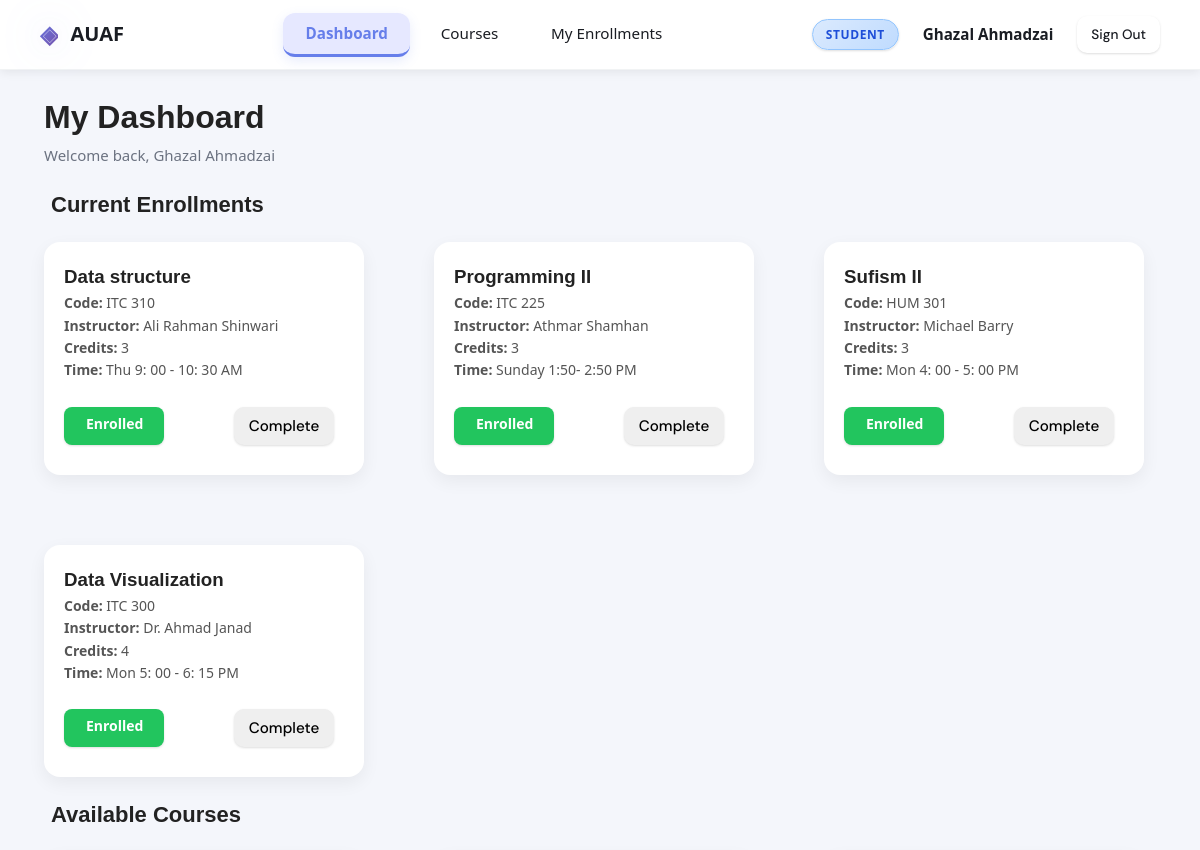
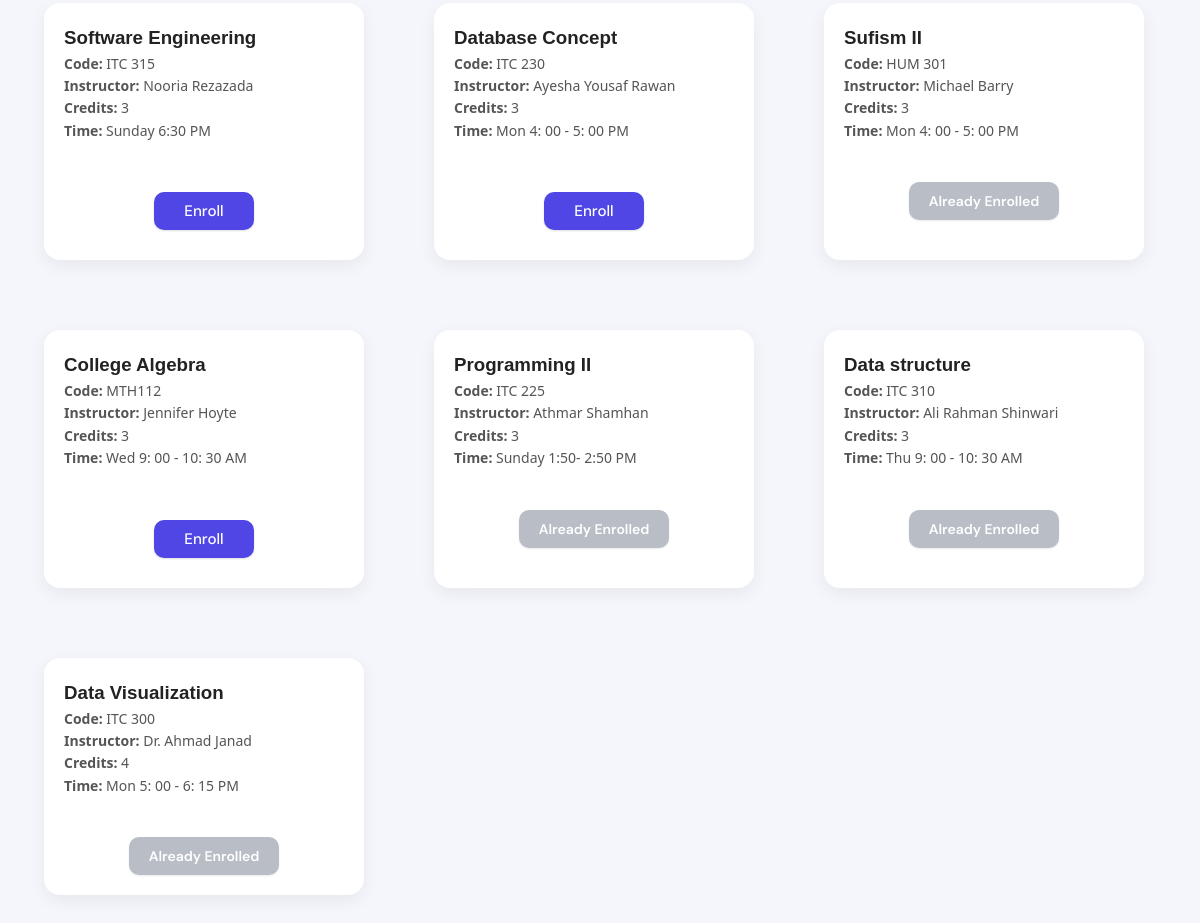
Screenshot of /student-dashboard (signed in) with the database file from the repository (2 pictures, top to bottom).
### tables this page shows
CREATE TABLE students (
    id INTEGER PRIMARY KEY AUTOINCREMENT,
    user_id INTEGER,
    full_name TEXT,
    department TEXT,
    FOREIGN KEY(user_id) REFERENCES users(id)
);

CREATE TABLE enrollments (
    id INTEGER PRIMARY KEY AUTOINCREMENT,
    student_id INTEGER,
    course_id INTEGER,
    status TEXT,
    FOREIGN KEY(student_id) REFERENCES students(id),
    FOREIGN KEY(course_id) REFERENCES courses(id)
);

CREATE TABLE courses (
    id INTEGER PRIMARY KEY AUTOINCREMENT,
    course_name TEXT,
    instructor TEXT,
    credits INTEGER,
    schedule TEXT,
    department TEXT,
    capacity INTEGER
, course_code TEXT, description TEXT);

### routes/main_routes.py (the view)
@main_bp.route("/student-dashboard")
def student_dashboard():
    if "username" not in session:
        return redirect(url_for("auth.login"))
    if session.get("role") != "student":
        return redirect(url_for("main.dashboard"))
    conn = get_db_connection()
    student = conn.execute("""
        SELECT * FROM students
        WHERE user_id = ?
    """, (session.get("user_id"),)).fetchone()
    if not student:
        conn.close()
        return "Student profile not found"
    student_id = student["id"]
    enrolled_courses = conn.execute("""
        SELECT
            c.id,
            c.course_name,
            c.course_code,
            c.instructor,
            c.credits,
            c.schedule,
            e.status
        FROM courses c
        JOIN enrollments e ON c.id = e.course_id
        WHERE e.student_id = ?
        AND e.status = 'enrolled'
    """, (student_id,)).fetchall()
    all_courses = conn.execute("""
        SELECT * FROM courses
    """).fetchall()
    conn.close()
    active_tab = request.args.get("tab", "enrolled")
    return render_template(
        "main/student_dashboard.html",
        student=student,
        enrolled_courses=enrolled_courses,
        all_courses=all_courses,
        active_tab=active_tab,
    )

### app.py (called while the page is built)
@app.context_processor
def inject_globals():
    return {"current_user": CurrentUser()}

    @property
    def is_authenticated(self):
        return "username" in session

    @property
    def is_admin(self):
        return session.get("role") == "admin"

    @property
    def full_name(self):
        return session.get("full_name") or session.get("username") or "User"

### helpers/db.py (called while the page is built)
def get_db_connection():
    import os
    db_path = os.path.join(os.path.dirname(os.path.dirname(__file__)), "database.db")
    conn = sqlite3.connect(db_path)
    conn.row_factory = sqlite3.Row
    return conn

### templates/main/student_dashboard.html
{% extends "base.html" %}
{% block content %}
<div class="student-dashboard">
<div class="page-header" style="display:flex; justify-content:space-between; align-items:center;">
  <div>
    <h1>My Dashboard</h1>
    <p>Welcome back, {{ student.full_name }}</p>
  </div>
</div>
<h2 class="current-title">Current Enrollments</h2>
<div class="card-grid">
  {% if enrolled_courses %}
    {% for c in enrolled_courses %}
    <div class="card">
      <h3>{{ c.course_name }}</h3>
      <p><b>Code:</b> {{ c.course_code }}</p>
      <p><b>Instructor:</b> {{ c.instructor }}</p>
      <p><b>Credits:</b> {{ c.credits }}</p>
      <p><b>Time:</b> {{ c.schedule }}</p>
      <div class="enrollment-actions">
  {% if c.status == "completed" %}
    <button class="btn btn-secondary" disabled>Completed</button>
  {% else %}
    <span class="badge">Enrolled</span>
    <form method="POST" action="{{ url_for('enrollment.complete', course_id=c.id) }}">
      <button class="btn btn-complete">Complete</button>
    </form>
  {% endif %}
</div>
    </div>
    {% endfor %}
  {% else %}
    <p>No current enrollments.</p>
  {% endif %}
</div>
<h2 class="current-title">Available Courses</h2>
{% set enrolled_ids = enrolled_courses | map(attribute='id') | list %}
<div class="card-grid">
  {% for c in all_courses %}
  <div class="card">
    <h3>{{ c.course_name }}</h3>
    <p><b>Code:</b> {{ c.course_code }}</p>
    <p><b>Instructor:</b> {{ c.instructor }}</p>
    <p><b>Credits:</b> {{ c.credits }}</p>
    <p><b>Time:</b> {{ c.schedule }}</p>
    {% if c.id in enrolled_ids %}
      <button class="btn btn-secondary" disabled>Already Enrolled</button>
    {% else %}
      <form method="POST" action="{{ url_for('enrollment.enroll', course_id=c.id) }}">
        <button class="btn btn-primary">Enroll</button>
      </form>
    {% endif %}
  </div>
  {% endfor %}
</div>
</div>
{% endblock %}

### templates/base.html (shortened to what this page needs)
<!DOCTYPE html>
<html lang="en">
<head>
  <link rel="stylesheet" href="{{ url_for('static', filename='css/main.css') }}" />
</head>
<body>
{% if current_user.is_authenticated %}
<nav class="navbar">
  <a class="navbar-brand" href="{{ url_for('main.dashboard') }}">
    <span class="brand-icon">◈</span> AUAF
  </a>
  <ul class="nav-links">
    <li>
<a href="{{ url_for('main.dashboard') }}"
class="{% if request.blueprint == 'main' %}active{% endif %}">
Dashboard
</a>
</li>
    <li><a href="{{ url_for('courses.list_courses') }}" class="{% if request.blueprint == 'courses' %}active{% endif %}">Courses</a></li>
    {% if current_user.is_admin %}
    <li><a href="{{ url_for('students.list_students') }}" class="{% if request.blueprint == 'students' %}active{% endif %}">Students</a></li>
    {% else %}
    <li><a href="{{ url_for('enrollment.history') }}" class="{% if request.endpoint == 'enrollment.history' or request.blueprint == 'enrollment' %}active{% endif %}">My Enrollments</a></li>
    {% endif %}
  </ul>
  <div class="nav-user">
    <span class="user-badge {{ 'badge-admin' if current_user.is_admin else 'badge-student' }}">
      {{ 'Admin' if current_user.is_admin else 'Student' }}
    </span>
    <span class="username">
  {{ 'System Administrator' if current_user.is_admin else current_user.full_name }}
</span>
    <a href="{{ url_for('auth.logout') }}" class="btn btn-ghost btn-sm">Sign Out</a>
  </div>
</nav>
{% endif %}
<main class="main-content">
  <div class="container">
    {% block content %}{% endblock %}
  </div>
</main>
</body>
</html>

### rows the page displays
students: full_name "Ghazal Ahmadzai"
enrollments: course_name "Data structure", course_code "ITC 310", instructor "Ali Rahman Shinwari", credits "3", schedule "Thu 9: 00 - 10: 30 AM"
enrollments: course_name "Programming II", course_code "ITC 225", instructor "Athmar Shamhan", credits "3", schedule "Sunday 1:50- 2:50 PM"
enrollments: course_name "Sufism II", course_code "HUM 301", instructor "Michael Barry", credits "3", schedule "Mon 4: 00 - 5: 00 PM"
enrollments: course_name "Data Visualization", course_code "ITC 300", instructor "Dr. Ahmad Janad", credits "4", schedule "Mon 5: 00 - 6: 15 PM"
courses: course_name "Software Engineering", course_code "ITC 315", instructor "Nooria Rezazada", credits "3", schedule "Sunday 6:30 PM"
courses: course_name "Database Concept", course_code "ITC 230", instructor "Ayesha Yousaf Rawan", credits "3", schedule "Mon 4: 00 - 5: 00 PM"
courses: course_name "Sufism II", course_code "HUM 301", instructor "Michael Barry", credits "3", schedule "Mon 4: 00 - 5: 00 PM", shows "Already Enrolled"
courses: course_name "College Algebra", course_code "MTH112", instructor "Jennifer Hoyte", credits "3", schedule "Wed 9: 00 - 10: 30 AM"
courses: course_name "Programming II", course_code "ITC 225", instructor "Athmar Shamhan", credits "3", schedule "Sunday 1:50- 2:50 PM", shows "Already Enrolled"
courses: course_name "Data structure", course_code "ITC 310", instructor "Ali Rahman Shinwari", credits "3", schedule "Thu 9: 00 - 10: 30 AM", shows "Already Enrolled"
courses: course_name "Data Visualization", course_code "ITC 300", instructor "Dr. Ahmad Janad", credits "4", schedule "Mon 5: 00 - 6: 15 PM", shows "Already Enrolled"

### other values shown
{{ 'Admin' if current_user.is_admin else 'Student' }} "STUDENT"
